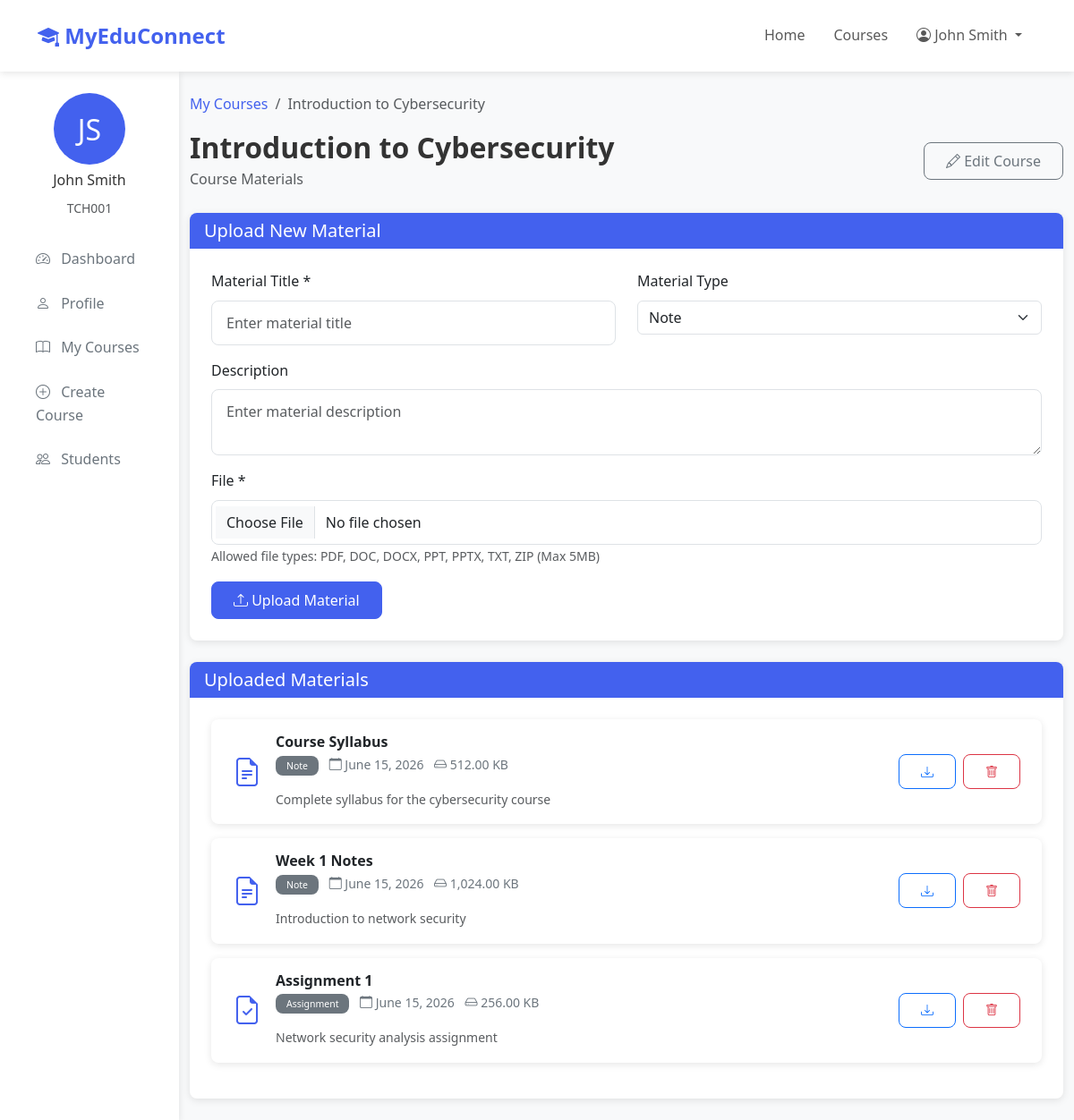
Screenshot of /teacher/course-materials.php?course_id=1 (signed in) with the database file from the repository.
### tables this page shows
CREATE TABLE teachers (
    teacher_id INT AUTO_INCREMENT PRIMARY KEY,
    user_id INT UNIQUE NOT NULL,
    teacher_id_number VARCHAR(50) UNIQUE NOT NULL,
    department VARCHAR(100),
    specialization VARCHAR(255),
    qualification VARCHAR(255),
    hire_date DATE,
    salary DECIMAL(10, 2),
    bio TEXT,
    FOREIGN KEY (user_id) REFERENCES users(user_id) ON DELETE CASCADE,
    INDEX idx_teacher_id_number (teacher_id_number),
    INDEX idx_department (department)
);

CREATE TABLE users (
    user_id INT AUTO_INCREMENT PRIMARY KEY,
    email VARCHAR(255) UNIQUE NOT NULL,
    password VARCHAR(255) NOT NULL,
    first_name VARCHAR(100) NOT NULL,
    last_name VARCHAR(100) NOT NULL,
    phone VARCHAR(20),
    address TEXT,
    profile_picture VARCHAR(255),
    role ENUM('student', 'teacher', 'admin') NOT NULL,
    status ENUM('active', 'inactive', 'suspended') DEFAULT 'active',
    created_at TIMESTAMP DEFAULT CURRENT_TIMESTAMP,
    updated_at TIMESTAMP DEFAULT CURRENT_TIMESTAMP ON UPDATE CURRENT_TIMESTAMP,
    last_login TIMESTAMP NULL,
    INDEX idx_email (email),
    INDEX idx_role (role),
    INDEX idx_status (status)
);

CREATE TABLE courses (
    course_id INT AUTO_INCREMENT PRIMARY KEY,
    title VARCHAR(255) NOT NULL,
    description TEXT,
    instructor_id INT NOT NULL,
    category VARCHAR(100),
    thumbnail VARCHAR(255),
    price DECIMAL(10, 2) DEFAULT 0.00,
    duration_weeks INT DEFAULT 8,
    max_students INT DEFAULT 50,
    enrollment_count INT DEFAULT 0,
    status ENUM('draft', 'published', 'archived') DEFAULT 'draft',
    created_at TIMESTAMP DEFAULT CURRENT_TIMESTAMP,
    updated_at TIMESTAMP DEFAULT CURRENT_TIMESTAMP ON UPDATE CURRENT_TIMESTAMP,
    FOREIGN KEY (instructor_id) REFERENCES teachers(teacher_id) ON DELETE CASCADE,
    INDEX idx_instructor (instructor_id),
    INDEX idx_category (category),
    INDEX idx_status (status),
    INDEX idx_title (title)
);

CREATE TABLE course_materials (
    material_id INT AUTO_INCREMENT PRIMARY KEY,
    course_id INT NOT NULL,
    title VARCHAR(255) NOT NULL,
    description TEXT,
    file_name VARCHAR(255) NOT NULL,
    file_path VARCHAR(512) NOT NULL,
    file_type VARCHAR(50),
    file_size BIGINT,
    upload_date TIMESTAMP DEFAULT CURRENT_TIMESTAMP,
    uploaded_by INT NOT NULL,
    material_type ENUM('note', 'assignment', 'video', 'resource', 'other') DEFAULT 'resource',
    status ENUM('active', 'inactive') DEFAULT 'active',
    FOREIGN KEY (course_id) REFERENCES courses(course_id) ON DELETE CASCADE,
    FOREIGN KEY (uploaded_by) REFERENCES teachers(teacher_id) ON DELETE CASCADE,
    INDEX idx_course (course_id),
    INDEX idx_material_type (material_type),
    INDEX idx_status (status)
);

### config/database.php (called while the page is built, shortened)
<?php
class Database {
    private static $instance = null;
    private $connection;
    private function __construct() {
        try {
            $dsn = "mysql:host=" . DB_HOST . ";dbname=" . DB_NAME . ";charset=" . DB_CHARSET;
            $options = [
                PDO::ATTR_ERRMODE => PDO::ERRMODE_EXCEPTION,
                PDO::ATTR_DEFAULT_FETCH_MODE => PDO::FETCH_ASSOC,
                PDO::ATTR_EMULATE_PREPARES => false,
                PDO::ATTR_PERSISTENT => false
            ];
            $this->connection = new PDO($dsn, DB_USER, DB_PASS, $options);
        } catch (PDOException $e) {
            die("Database Connection Failed: " . $e->getMessage());
        }
    }
    public static function getInstance() {
        if (self::$instance === null) {
            self::$instance = new self();
        }
        return self::$instance;
    }
    public function getConnection() {
        return $this->connection;
    }
}
function dbSelect($query, $params = []) {
    $db = Database::getInstance()->getConnection();
    $stmt = $db->prepare($query);
    $stmt->execute($params);
    return $stmt->fetchAll();
}
function dbSelectOne($query, $params = []) {
    $db = Database::getInstance()->getConnection();
    $stmt = $db->prepare($query);
    $stmt->execute($params);
    return $stmt->fetch();
}

### includes/functions.php (called while the page is built, shortened)
<?php
require_once __DIR__ . '/../config/database.php';
function formatDate($date, $format = 'F j, Y') {
    return date($format, strtotime($date));
}
function getTeacherByUserId($userId) {
    $query = "SELECT t.*, u.* FROM teachers t JOIN users u ON t.user_id = u.user_id WHERE t.user_id = ?";
    return dbSelectOne($query, [$userId]);
}
function getCourseById($courseId) {
    $query = "SELECT c.*, u.first_name, u.last_name, CONCAT(u.first_name, ' ', u.last_name) as instructor_name
              FROM courses c
              JOIN teachers t ON c.instructor_id = t.teacher_id
              JOIN users u ON t.user_id = u.user_id
              WHERE c.course_id = ?";
    return dbSelectOne($query, [$courseId]);
}
function getCourseMaterials($courseId) {
    $query = "SELECT * FROM course_materials WHERE course_id = ? AND status = 'active' ORDER BY upload_date DESC";
    return dbSelect($query, [$courseId]);
}

### teacher/course-materials.php (the view, shortened to what this page needs)
<?php
require_once '../includes/functions.php';
$courseId = $_GET['course_id'] ?? null;
$course = getCourseById($courseId);
$teacher = getTeacherByUserId(getCurrentUserId());
$materials = getCourseMaterials($courseId);
?>
<!DOCTYPE html>
<html lang="en">
<head>
    <link href="https://cdn.jsdelivr.net/npm/bootstrap@5.3.0/dist/css/bootstrap.min.css" rel="stylesheet">
    <link href="https://cdn.jsdelivr.net/npm/bootstrap-icons@1.10.0/font/bootstrap-icons.css" rel="stylesheet">
    <link href="<?php echo APP_URL; ?>/assets/css/style.css" rel="stylesheet">
</head>
<body>
    <nav class="navbar navbar-expand-lg navbar-light bg-white sticky-top">
        <div class="container">
            <a class="navbar-brand" href="<?php echo APP_URL; ?>">
                <i class="bi bi-mortarboard-fill"></i> <?php echo APP_NAME; ?>
            </a>
            <div class="collapse navbar-collapse" id="navbarNav">
                <ul class="navbar-nav ms-auto">
                    <li class="nav-item">
                        <a class="nav-link" href="<?php echo APP_URL; ?>">Home</a>
                    </li>
                    <li class="nav-item">
                        <a class="nav-link" href="<?php echo APP_URL; ?>/courses.php">Courses</a>
                    </li>
                    <li class="nav-item dropdown">
                        <a class="nav-link dropdown-toggle" href="#" id="navbarDropdown" role="button" data-bs-toggle="dropdown">
                            <i class="bi bi-person-circle"></i> <?php echo htmlspecialchars($_SESSION['user_name']); ?>
                        </a>
                    </li>
                </ul>
            </div>
        </div>
    </nav>
    <div class="container-fluid">
        <div class="row">
            <div class="col-md-3 col-lg-2 sidebar">
                <div class="mb-4">
                    <div class="text-center mb-3">
                        <div style="width: 80px; height: 80px; background: var(--primary-color); border-radius: 50%; margin: 0 auto; display: flex; align-items: center; justify-content: center; color: white; font-size: 2rem;">
                            <?php echo strtoupper(substr($teacher['first_name'], 0, 1)) . strtoupper(substr($teacher['last_name'], 0, 1)); ?>
                        </div>
                        <h6 class="mt-2"><?php echo htmlspecialchars($teacher['first_name'] . ' ' . $teacher['last_name']); ?></h6>
                        <small class="text-muted"><?php echo htmlspecialchars($teacher['teacher_id_number']); ?></small>
                    </div>
                </div>
                <nav class="nav flex-column">
                    <a class="nav-link" href="dashboard.php">
                        <i class="bi bi-speedometer2"></i> Dashboard
                    </a>
                    <a class="nav-link" href="profile.php">
                        <i class="bi bi-person"></i> Profile
                    </a>
                    <a class="nav-link" href="courses.php">
                        <i class="bi bi-book"></i> My Courses
                    </a>
                    <a class="nav-link" href="create-course.php">
                        <i class="bi bi-plus-circle"></i> Create Course
                    </a>
                    <a class="nav-link" href="students.php">
                        <i class="bi bi-people"></i> Students
                    </a>
                </nav>
            </div>
            <div class="col-md-9 col-lg-10 py-4">
                <nav aria-label="breadcrumb">
                    <ol class="breadcrumb">
                        <li class="breadcrumb-item"><a href="courses.php">My Courses</a></li>
                        <li class="breadcrumb-item active" aria-current="page"><?php echo htmlspecialchars($course['title']); ?></li>
                    </ol>
                </nav>
                <div class="d-flex justify-content-between align-items-center mb-4">
                    <div>
                        <h2 class="fw-bold mb-1"><?php echo htmlspecialchars($course['title']); ?></h2>
                        <p class="text-muted mb-0">Course Materials</p>
                    </div>
                    <a href="edit-course.php?course_id=<?php echo $courseId; ?>" class="btn btn-outline-secondary">
                        <i class="bi bi-pencil"></i> Edit Course
                    </a>
                </div>
                <div class="card mb-4">
                    <div class="card-header">
                        <h5 class="mb-0">Upload New Material</h5>
                    </div>
                    <div class="card-body">
                        <form method="POST" action="" enctype="multipart/form-data">
                            <div class="row">
                                <div class="col-md-6 mb-3">
                                    <label for="title" class="form-label">Material Title *</label>
                                    <input type="text" class="form-control" id="title" name="title" required
                                           placeholder="Enter material title">
                                </div>
                                <div class="col-md-6 mb-3">
                                    <label for="material_type" class="form-label">Material Type</label>
                                    <select class="form-select" id="material_type" name="material_type">
                                        <option value="note">Note</option>
                                    </select>
                                </div>
                            </div>
                            <div class="mb-3">
                                <label for="description" class="form-label">Description</label>
                                <textarea class="form-control" id="description" name="description" rows="2"
                                          placeholder="Enter material description"></textarea>
                            </div>
                            <div class="mb-3">
                                <label for="material_file" class="form-label">File *</label>
                                <input type="file" class="form-control" id="material_file" name="material_file" required
                                       accept=".pdf,.doc,.docx,.ppt,.pptx,.txt,.zip" data-upload="true">
                                <small class="text-muted">Allowed file types: PDF, DOC, DOCX, PPT, PPTX, TXT, ZIP (Max 5MB)</small>
                            </div>
                            <button type="submit" class="btn btn-primary">
                                <i class="bi bi-upload"></i> Upload Material
                            </button>
                        </form>
                    </div>
                </div>
                <div class="card">
                    <div class="card-header">
                        <h5 class="mb-0">Uploaded Materials</h5>
                    </div>
                    <div class="card-body">
                        <?php if (!empty($materials)): ?>
                            <?php foreach ($materials as $material): ?>
                                <div class="material-item">
                                    <div class="d-flex align-items-center">
                                        <div class="material-icon">
                                            <?php
                                            $icon = 'bi-file-earmark';
                                            switch ($material['material_type']) {
                                                case 'note':
                                                    $icon = 'bi-file-earmark-text';
                                                    break;
                                                case 'assignment':
                                                    $icon = 'bi-file-earmark-check';
                                                    break;
                                            }
                                            ?>
                                            <i class="bi <?php echo $icon; ?>"></i>
                                        </div>
                                        <div class="material-info">
                                            <h6 class="material-title"><?php echo htmlspecialchars($material['title']); ?></h6>
                                            <p class="material-meta">
                                                <span class="badge bg-secondary"><?php echo ucfirst($material['material_type']); ?></span>
                                                <span class="ms-2">
                                                    <i class="bi bi-calendar"></i> <?php echo formatDate($material['upload_date']); ?>
                                                </span>
                                                <span class="ms-2">
                                                    <i class="bi bi-hdd"></i> <?php echo number_format($material['file_size'] / 1024, 2); ?> KB
                                                </span>
                                            </p>
                                            <?php if ($material['description']): ?>
                                                <p class="mb-0 text-muted small"><?php echo htmlspecialchars($material['description']); ?></p>
                                            <?php endif; ?>
                                        </div>
                                    </div>
                                    <div class="d-flex gap-2">
                                        <a href="<?php echo APP_URL . $material['file_path']; ?>" class="btn btn-outline-primary btn-sm" download>
                                            <i class="bi bi-download"></i>
                                        </a>
                                        <a href="course-materials.php?course_id=<?php echo $courseId; ?>&delete_material=<?php echo $material['material_id']; ?>"
                                           class="btn btn-outline-danger btn-sm"
                                           onclick="return confirm('Are you sure you want to delete this material?');">
                                            <i class="bi bi-trash"></i>
                                        </a>
                                    </div>
                                </div>
                            <?php endforeach; ?>
                        <?php endif; ?>
                    </div>
                </div>
            </div>
        </div>
    </div>
</body>
</html>

### rows the page displays
teachers: user.first_name "J", user.last_name "S", user.last_name "John Smith", teacher_id_number "TCH001"
courses: title "Introduction to Cybersecurity"
course_materials: title "Course Syllabus", material_type "Note", upload_date "June 15, 2026", $material['file_size']/1024 "512.00", description "Complete syllabus for the cybersecurity course"
course_materials: title "Week 1 Notes", material_type "Note", upload_date "June 15, 2026", $material['file_size']/1024 "1,024.00", description "Introduction to network security"
course_materials: title "Assignment 1", material_type "Assignment", upload_date "June 15, 2026", $material['file_size']/1024 "256.00", description "Network security analysis assignment"

### other values shown
APP_NAME "MyEduConnect"
$_SESSION['user_name'] "John Smith"
